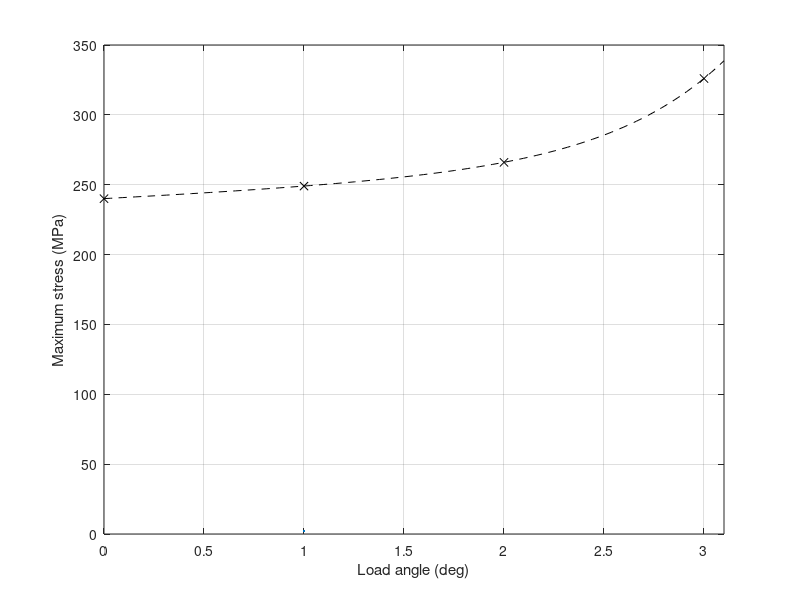

This chart was generated by the following MATLAB code: (Note: this script raises an error after producing the figure.)
angles = [0 1 2 3]; % deg
stresses = [240 249 266 326]; % MPa, 1.126

% plotting the data
plot(angles, stresses, "kx", LineWidth=2);
xlabel("Load angle (deg)")
hold on
ylabel("Maximum stress (MPa)")
grid on
xlim([0 3.1])

% curve fitter
X = linspace(0, 3.1, 100);
Y = 239.66 * exp(0.0299*X) + 0.3845 * exp(1.7044*X);
plot(X, Y, "k--")
yline(276)